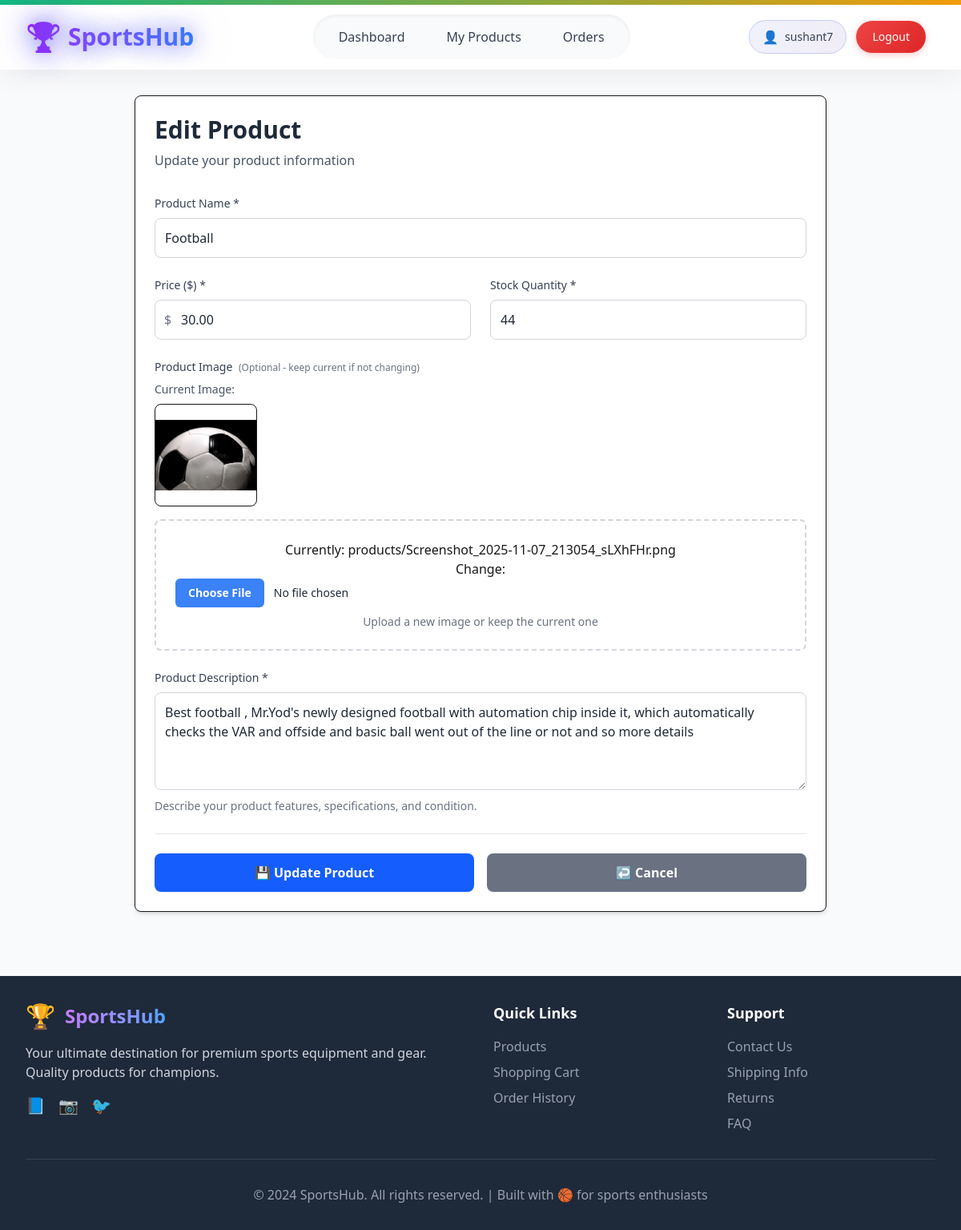
Page /seller/products/edit/7/ (signed in) on the committed database.
### accounts/models.py (models this page shows, shortened)
class CustomUser(AbstractUser):
    class Roles(models.TextChoices):
        BUYER = "buyer", "Buyer"
        SELLER = "seller", "Seller"
    address = models.CharField(max_length=255, null=True, blank=True)
    phone_number = models.CharField(max_length=10, null=True, blank=True)
    profile_pic = models.ImageField(upload_to="profile_pics", null=True, blank=True)
    role = models.CharField(
        max_length=20,
        choices=Roles.choices,
        default=Roles.BUYER,
    )
    def is_buyer(self):
        return self.role == self.Roles.BUYER
    def is_seller(self):
        return self.role == self.Roles.SELLER

### shop/models.py (models this page shows, shortened)
class Product(models.Model):
    name = models.CharField(max_length=200)
    description = models.TextField()
    price = models.DecimalField(max_digits=10, decimal_places=2)
    image = models.ImageField(upload_to='products/')
    seller = models.ForeignKey(User, on_delete=models.CASCADE)
    stock_quantity = models.PositiveIntegerField(default=0)
    is_active = models.BooleanField(default=True)
    created_at = models.DateTimeField(auto_now_add=True)

### shop/views.py (the view)
# urls.py: path('products/edit/<int:product_id>/', views.edit_product, name='edit_product'),
@login_required
def edit_product(request, product_id):
    if not request.user.is_seller():
        messages.error(request, "Access denied. Seller account required.")
        return redirect('accounts:retail_admin_login')
    product = get_object_or_404(Product, id=product_id, seller=request.user)
    if request.method == 'POST':
        form = ProductForm(request.POST, request.FILES, instance=product)
        if form.is_valid():
            form.save()
            messages.success(request, f"Product '{product.name}' updated successfully!")
            return redirect('shop:product_list')
    else:
        form = ProductForm(instance=product)
    context = {
        'form': form,
        'product': product,
    }
    return render(request, 'shop/edit_product.html', context)

### shop/templates/shop/edit_product.html (shortened to what this page needs)
{% extends 'base.html' %}
{% load widget_tweaks %}
{% block content %}
<div class="max-w-4xl mx-auto px-4 py-8">
    <div class="bg-white rounded-lg shadow-md border p-6">
        <div class="mb-8">
            <h1 class="text-3xl font-bold text-gray-800 mb-2">Edit Product</h1>
            <p class="text-gray-600">Update your product information</p>
        </div>
        <form method="post" enctype="multipart/form-data" class="space-y-6">
            <div>
                <label for="{{ form.name.id_for_label }}" class="block text-sm font-medium text-gray-700 mb-2">
                    Product Name *
                </label>
                {{ form.name|add_class:"w-full p-3 border border-gray-300 rounded-lg focus:ring-2 focus:ring-blue-500 focus:border-blue-500 text-gray-900 bg-white" }}
            </div>
            <div class="grid grid-cols-1 md:grid-cols-2 gap-6">
                <div>
                    <label for="{{ form.price.id_for_label }}" class="block text-sm font-medium text-gray-700 mb-2">
                        Price ($) *
                    </label>
                    <div class="relative">
                        <div class="absolute inset-y-0 left-0 pl-3 flex items-center pointer-events-none">
                            <span class="text-gray-500">$</span>
                        </div>
                        {{ form.price|add_class:"w-full pl-8 p-3 border border-gray-300 rounded-lg focus:ring-2 focus:ring-blue-500 focus:border-blue-500 text-gray-900 bg-white" }}
                    </div>
                </div>
                <div>
                    <label for="{{ form.stock_quantity.id_for_label }}" class="block text-sm font-medium text-gray-700 mb-2">
                        Stock Quantity *
                    </label>
                    {{ form.stock_quantity|add_class:"w-full p-3 border border-gray-300 rounded-lg focus:ring-2 focus:ring-blue-500 focus:border-blue-500 text-gray-900 bg-white" }}
                </div>
            </div>
            <div>
                <label for="{{ form.image.id_for_label }}" class="block text-sm font-medium text-gray-700 mb-2">
                    Product Image
                    <span class="text-gray-500 text-xs ml-1">(Optional - keep current if not changing)</span>
                </label>
                {% if product.image %}
                <div class="mb-4">
                    <p class="text-sm text-gray-600 mb-2">Current Image:</p>
                    <img src="{{ product.image.url }}" alt="{{ product.name }}" class="h-32 w-32 object-contain border rounded-lg">
                </div>
                {% endif %}
                <div class="border-2 border-dashed border-gray-300 rounded-lg p-6 text-center hover:border-blue-400 transition-colors bg-white">
                    {{ form.image|add_class:"text-gray-900" }}
                    <p class="text-sm text-gray-500 mt-2">
                        Upload a new image or keep the current one
                    </p>
                </div>
            </div>
            <div>
                <label for="{{ form.description.id_for_label }}" class="block text-sm font-medium text-gray-700 mb-2">
                    Product Description *
                </label>
                {{ form.description|add_class:"w-full p-3 border border-gray-300 rounded-lg focus:ring-2 focus:ring-blue-500 focus:border-blue-500 text-gray-900 bg-white" }}
                <p class="text-sm text-gray-500 mt-1">Describe your product features, specifications, and condition.</p>
            </div>
            <div class="flex flex-col sm:flex-row gap-4 pt-6 border-t border-gray-200">
                <button type="submit"
                        class="bg-blue-600 text-white px-8 py-3 rounded-lg hover:bg-blue-700 transition-colors font-semibold flex-1">
                    💾 Update Product
                </button>
                <a href="{% url 'shop:product_list' %}"
                   class="bg-gray-500 text-white px-8 py-3 rounded-lg hover:bg-gray-600 transition-colors font-semibold text-center flex-1">
                    ↩️ Cancel
                </a>
            </div>
        </form>
    </div>
</div>
{% endblock %}

### theme/templates/base.html (shortened to what this page needs)
{% load static tailwind_tags %}
<!DOCTYPE html>
<html lang="en">
<head>
    {% tailwind_css %}
</head>
<body class="bg-gray-50 min-h-screen">
    <div class="gradient-header h-1.5 shadow-lg"></div>
    <header class="glass-effect shadow-lg sticky top-0 z-50 border-b border-gray-200">
        <div class="max-w-7xl mx-auto px-4 sm:px-6 lg:px-8">
            <div class="flex justify-between items-center h-20">
                <div class="flex items-center flex-shrink-0">
                    <a href="{% if user.is_authenticated and user.is_seller %}{% url 'shop:dashboard' %}{% else %}{% url 'buyer:dashboard' %}{% endif %}"
                       class="text-2xl md:text-3xl font-bold bg-gradient-to-r from-purple-600 to-blue-500 bg-clip-text text-transparent logo-glow flex items-center gap-2">
                        <span class="text-3xl md:text-4xl floating">🏆</span>
                        <span class="hidden sm:inline">SportsHub</span>
                    </a>
                </div>
                <nav class="hidden md:flex space-x-1 bg-gray-50 rounded-full px-2 py-2 shadow-inner">
                    {% if user.is_authenticated and user.is_buyer %}
                        <a href="{% url 'buyer:dashboard' %}" class="nav-link px-3 lg:px-6 py-2 text-gray-700 font-medium hover:text-purple-600 rounded-full hover:bg-white text-sm lg:text-base">Home</a>
                        <a href="{% url 'buyer:product_list' %}" class="nav-link px-3 lg:px-6 py-2 text-gray-700 font-medium hover:text-purple-600 rounded-full hover:bg-white text-sm lg:text-base">Products</a>
                        <a href="{% url 'buyer:cart' %}" class="nav-link px-3 lg:px-6 py-2 text-gray-700 font-medium hover:text-purple-600 rounded-full hover:bg-white text-sm lg:text-base">Cart</a>
                        <a href="{% url 'buyer:order_history' %}" class="nav-link px-3 lg:px-6 py-2 text-gray-700 font-medium hover:text-purple-600 rounded-full hover:bg-white text-sm lg:text-base">My Orders</a>
                    {% elif user.is_authenticated and user.is_seller %}
                        <a href="{% url 'shop:dashboard' %}" class="nav-link px-3 lg:px-6 py-2 text-gray-700 font-medium hover:text-purple-600 rounded-full hover:bg-white text-sm lg:text-base">Dashboard</a>
                        <a href="{% url 'shop:product_list' %}" class="nav-link px-3 lg:px-6 py-2 text-gray-700 font-medium hover:text-purple-600 rounded-full hover:bg-white text-sm lg:text-base">My Products</a>
                        <a href="{% url 'shop:order_list' %}" class="nav-link px-3 lg:px-6 py-2 text-gray-700 font-medium hover:text-purple-600 rounded-full hover:bg-white text-sm lg:text-base">Orders</a>
                    {% endif %}
                </nav>
                <div class="flex items-center space-x-2 md:space-x-3">
                    {% if user.is_authenticated %}
                        <div class="hidden lg:flex items-center space-x-3">
                            <div class="user-badge">
                                <span class="text-purple-600 font-semibold">👤</span>
                                <span class="text-gray-700 text-sm font-medium">{{ user.username }}</span>
                            </div>
                            <a href="{% url 'accounts:logout_view' %}"
                               class="btn-logout text-white px-5 py-2.5 rounded-full font-medium text-sm transition-all">
                                Logout
                            </a>
                        </div>
                    {% endif %}
                </div>
            </div>
        </div>
    </header>
    <main class="min-h-screen">
        {% block content %}{% endblock content %}
    </main>
    <footer class="bg-gray-800 text-white mt-12">
        <div class="max-w-7xl mx-auto px-4 sm:px-6 lg:px-8 py-8">
            <div class="grid grid-cols-1 md:grid-cols-4 gap-8">
                <div class="col-span-1 md:col-span-2">
                    <div class="flex items-center mb-4">
                        <span class="text-3xl mr-3">🏆</span>
                        <span class="text-2xl font-bold bg-gradient-to-r from-purple-400 to-blue-400 bg-clip-text text-transparent">SportsHub</span>
                    </div>
                    <p class="text-gray-300 mb-4">
                        Your ultimate destination for premium sports equipment and gear. Quality products for champions.
                    </p>
                    <div class="flex space-x-4">
                        <a href="#" class="text-gray-400 hover:text-white transition-colors">
                            <span class="text-xl">📘</span>
                        </a>
                        <a href="#" class="text-gray-400 hover:text-white transition-colors">
                            <span class="text-xl">📷</span>
                        </a>
                        <a href="#" class="text-gray-400 hover:text-white transition-colors">
                            <span class="text-xl">🐦</span>
                        </a>
                    </div>
                </div>
                <div>
                    <h3 class="text-lg font-semibold mb-4">Quick Links</h3>
                    <ul class="space-y-2">
                        <li><a href="{% url 'buyer:product_list' %}" class="text-gray-400 hover:text-white transition-colors">Products</a></li>
                        <li><a href="{% url 'buyer:cart' %}" class="text-gray-400 hover:text-white transition-colors">Shopping Cart</a></li>
                        <li><a href="{% url 'buyer:order_history' %}" class="text-gray-400 hover:text-white transition-colors">Order History</a></li>
                    </ul>
                </div>
                <div>
                    <h3 class="text-lg font-semibold mb-4">Support</h3>
                    <ul class="space-y-2">
                        <li><a href="#" class="text-gray-400 hover:text-white transition-colors">Contact Us</a></li>
                        <li><a href="#" class="text-gray-400 hover:text-white transition-colors">Shipping Info</a></li>
                        <li><a href="#" class="text-gray-400 hover:text-white transition-colors">Returns</a></li>
                        <li><a href="#" class="text-gray-400 hover:text-white transition-colors">FAQ</a></li>
                    </ul>
                </div>
            </div>
            <div class="border-t border-gray-700 mt-8 pt-8 text-center">
                <p class="text-gray-400">&copy; 2024 SportsHub. All rights reserved. | Built with 🏀 for sports enthusiasts</p>
            </div>
        </div>
    </footer>
</body>
</html>

### theme/templates/base.html (style rules this page uses)
.gradient-header { background: linear-gradient(-45deg, #6366f1, #8b5cf6, #ec4899, #f59e0b, #10b981); background-size: 400% 400%; animation: gradientShift 12s ease infinite; }
.glass-effect { background: rgba(255, 255, 255, 0.98); backdrop-filter: blur(20px) saturate(180%); -webkit-backdrop-filter: blur(20px) saturate(180%); border-bottom: 1px solid rgba(255, 255, 255, 0.3); box-shadow: 0 8px 32px rgba(0, 0, 0, 0.06); }
.nav-link { position: relative; transition: all 0.3s cubic-bezier(0.4, 0, 0.2, 1); }
.nav-link::before { content: ''; position: absolute; inset: 0; border-radius: 9999px; background: linear-gradient(135deg, rgba(99, 102, 241, 0.1), rgba(139, 92, 246, 0.1)); opacity: 0; transition: opacity 0.3s ease; }
.nav-link::after { content: ''; position: absolute; bottom: 0; left: 50%; transform: translateX(-50%); width: 0; height: 3px; background: linear-gradient(90deg, #6366f1, #8b5cf6, #ec4899); border-radius: 10px; transition: width 0.3s cubic-bezier(0.4, 0, 0.2, 1); box-shadow: 0 0 10px rgba(99, 102, 241, 0.5); }
.btn-logout { background: linear-gradient(135deg, #ef4444 0%, #dc2626 100%); transition: all 0.3s ease; box-shadow: 0 2px 8px rgba(239, 68, 68, 0.3); }
.logo-glow { text-shadow: 0 0 30px rgba(99, 102, 241, 0.6), 0 0 60px rgba(139, 92, 246, 0.4); transition: all 0.4s cubic-bezier(0.4, 0, 0.2, 1); filter: drop-shadow(0 0 10px rgba(99, 102, 241, 0.3)); }
.user-badge { background: linear-gradient(135deg, rgba(102, 126, 234, 0.1) 0%, rgba(118, 75, 162, 0.1) 100%); border: 1px solid rgba(102, 126, 234, 0.3); backdrop-filter: blur(10px); padding: 0.5rem 1rem; border-radius: 9999px; display: flex; align-items: center; gap: 0.5rem; }
.floating { animation: float 3s ease-in-out infinite; }

### shop/templates/shop/edit_product.html (style rules this page uses)
input, select, textarea { color: #1f2937 !important; background-color: white !important; }

### rows in the picture
CustomUser: username "sushant7"
Product: name "Football", price "30.00", stock_quantity "44", image (picture), description "Best football , Mr.Yod's newly designed football with automation chip inside it, which automatically checks the VAR and offside and basic ball went out of the line or not and so more details"
